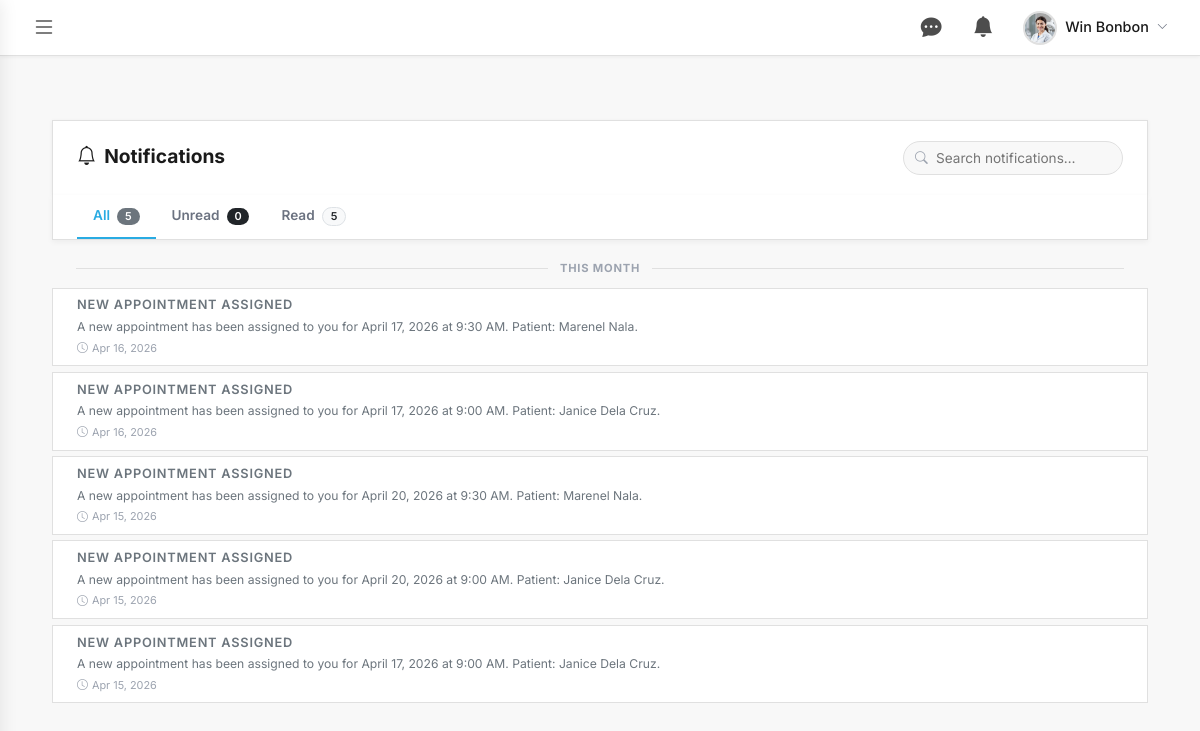
/patient/notifications.php (signed in), run on the app's committed database.
### tables this page shows
CREATE TABLE `notifications` (
  `notification_id` int(11) NOT NULL,
  `user_id` int(11) NOT NULL,
  `type` varchar(50) NOT NULL,
  `subject` varchar(255) DEFAULT NULL,
  `message` text NOT NULL,
  `status` varchar(20) NOT NULL DEFAULT 'pending',
  `is_read` tinyint(1) NOT NULL DEFAULT 0,
  `created_at` datetime NOT NULL DEFAULT current_timestamp(),
  `sent_at` datetime DEFAULT NULL
);

### includes/session.php (called while the page is built, shortened)
<?php
class SessionManager {
    public static function getUser() {
        return [
            'user_id'         => $_SESSION['user_id'] ?? null,
            'fsuu_id'         => $_SESSION['fsuu_id'] ?? null,
            'email'           => $_SESSION['email'] ?? null,
            'first_name'      => $_SESSION['first_name'] ?? null,
            'last_name'       => $_SESSION['last_name'] ?? null,
            'contact_number'  => $_SESSION['contact_number'] ?? null,
            'role'            => $_SESSION['role'] ?? null,
            'profile_picture' => $_SESSION['profile_picture'] ?? null,
        ];
    }
}
?>

### patient/notifications.php (the view, shortened to what this page needs)
<?php
require_once '../includes/session.php';
$user = SessionManager::getUser();
$db = getDB();
$unread_stmt = $db->prepare("SELECT COUNT(*) as count FROM notifications WHERE user_id = ? AND is_read = 0");
$unread_stmt->bind_param("i", $user['user_id']);
$unread_stmt->execute();
$unread_count = (int) $unread_stmt->get_result()->fetch_assoc()['count'];
$stmt = $db->prepare("SELECT * FROM notifications WHERE user_id = ? ORDER BY created_at DESC");
$stmt->bind_param("i", $user['user_id']);
$stmt->execute();
$all_notifications = $stmt->get_result()->fetch_all(MYSQLI_ASSOC);
$total_count = count($all_notifications);
$read_count  = $total_count - $unread_count;
function getNotifStyle(array $notif): array {
    $subject = strtolower($notif['subject'] ?? '');
    $type    = strtolower($notif['type']    ?? '');
    if (strpos($subject, 'submit') !== false || strpos($subject, 'book') !== false ||
        strpos($subject, 'request') !== false || strpos($subject, 'new') !== false) {
        return ['icon' => 'bi-calendar-plus-fill', 'color' => 'dark', 'bg' => 'bg-dark'];
    }
    return ['icon' => 'bi-bell-fill', 'color' => 'secondary', 'bg' => 'bg-secondary'];
}
function getDateGroup(string $dateStr): string {
    $ts    = strtotime($dateStr);
    $today = strtotime('today');
    $diff  = $today - strtotime(date('Y-m-d', $ts));
    if ($diff < 30 * 86400) return 'This Month';
    return 'Older';
}
function resolvePatientAppointmentIdFromNotification(mysqli $db, int $userId, array $notif): ?int {
    $message = trim((string)($notif['message'] ?? ''));
    if (!preg_match_all('/([A-Za-z]+ \d{1,2}, \d{4}) at (\d{1,2}:\d{2} [AP]M)/i', $message, $dateMatches, PREG_SET_ORDER)) {
        return null;
    }
    $lastMatch = end($dateMatches);
    $dt = DateTime::createFromFormat('F j, Y g:i A', $lastMatch[1] . ' ' . $lastMatch[2]);
    $date = $dt->format('Y-m-d');
    $time = $dt->format('H:i:s');
    $stmt = $db->prepare("
        SELECT appointment_id
        FROM appointments
        WHERE user_id = ?
          AND appointment_date = ?
          AND appointment_time = ?
        ORDER BY created_at DESC
        LIMIT 1
    ");
    $stmt->bind_param("iss", $userId, $date, $time);
    $stmt->execute();
    $row = $stmt->get_result()->fetch_assoc();
    return $row ? (int)$row['appointment_id'] : null;
}
?>
<!DOCTYPE html>
<html lang="en">
<head>
    <link href="https://cdn.jsdelivr.net/npm/bootstrap@5.1.3/dist/css/bootstrap.min.css" rel="stylesheet">
    <link rel="stylesheet" href="https://cdn.jsdelivr.net/npm/bootstrap-icons@1.8.1/font/bootstrap-icons.css">
    <link href="../assets/css/style.css" rel="stylesheet">
    <link href="../assets/css/patient-dashboard.css" rel="stylesheet">
    <link href="../assets/css/patient-notifications.css?v=2" rel="stylesheet">
</head>
<body>
<div class="dashboard-wrapper">
    <div class="main-content">
        <?php include '../includes/patient-topbar.php'; ?>
        <div class="container-fluid my-4 d-flex justify-content-center">
            <div class="notif-wrapper">
            <div class="notif-page-header d-flex justify-content-between align-items-center flex-wrap gap-3">
                <div>
                    <h4 class="fw-bold mb-1"><i class="bi bi-bell me-2"></i>Notifications</h4>
                </div>
                <div class="d-flex align-items-center gap-2 flex-wrap">
                    <div class="notif-search-wrap">
                        <input type="text" id="notifSearch" placeholder="Search notifications…" autocomplete="off">
                    </div>
                </div>
            </div>
            <ul class="nav notif-filter-tabs">
                <li class="nav-item">
                    <button class="nav-link active" data-filter="all">
                        All <span class="badge bg-secondary ms-1" id="tab-count-all"><?php echo $total_count; ?></span>
                    </button>
                </li>
                <li class="nav-item">
                    <button class="nav-link" data-filter="unread">
                        Unread <span class="badge bg-dark ms-1" id="tab-count-unread"><?php echo $unread_count; ?></span>
                    </button>
                </li>
                <li class="nav-item">
                    <button class="nav-link" data-filter="read">
                        Read <span class="badge bg-light text-dark border ms-1" id="tab-count-read"><?php echo $read_count; ?></span>
                    </button>
                </li>
            </ul>
            <div id="notifList">
                <?php if ($total_count > 0):
                    $lastGroup = '';
                    foreach ($all_notifications as $notif):
                        $style    = getNotifStyle($notif);
                        $isUnread = !$notif['is_read'];
                        $group    = getDateGroup($notif['created_at']);
                        $resolvedAppointmentId = resolvePatientAppointmentIdFromNotification($db, (int)$user['user_id'], $notif);
                        if ($group !== $lastGroup):
                            $lastGroup = $group;
                ?>
                    <div class="notif-date-group" data-group="<?php echo htmlspecialchars($group); ?>">
                        <span><?php echo htmlspecialchars($group); ?></span>
                    </div>
                <?php endif; ?>
                    <div class="notif-card notif-<?php echo $style['color']; ?> <?php echo $isUnread ? 'unread' : ''; ?>"
                         data-id="<?php echo $notif['notification_id']; ?>"
                         data-read="<?php echo $notif['is_read'] ? '1' : '0'; ?>"
                         data-group="<?php echo htmlspecialchars($group); ?>"
                         data-subject="<?php echo strtolower(htmlspecialchars($notif['subject'])); ?>"
                         data-body="<?php echo strtolower(htmlspecialchars($notif['message'])); ?>"
                         data-appointment-id="<?php echo (int)($resolvedAppointmentId ?? 0); ?>"
                         style="cursor:pointer;">
                        <div class="card-body">
                            <div class="d-flex align-items-start">
                                <div class="flex-grow-1 min-w-0">
                                    <div class="d-flex justify-content-between align-items-start gap-2">
                                        <h6 class="notif-subject mb-1 <?php echo $isUnread ? 'fw-bold' : 'fw-semibold text-muted'; ?>">
                                            <?php echo htmlspecialchars($notif['subject']); ?>
                                        </h6>
                                    </div>
                                    <p class="notif-body mb-1 <?php echo $isUnread ? '' : 'text-muted'; ?>">
                                        <?php echo htmlspecialchars($notif['message']); ?>
                                    </p>
                                    <span class="notif-time"
                                          data-ts="<?php echo $notif['created_at']; ?>"
                                          title="<?php echo date('F d, Y h:i A', strtotime($notif['created_at'])); ?>">
                                    </span>
                                </div>
                            </div>
                        </div>
                    </div>
                <?php endforeach; endif; ?>
            </div>
        </div>
        </div>
    </div>
</div>
</body>
</html>

### assets/css/style.css (style rules this page uses)
:root { --primary-color: #29ABE2; --primary-color-hover: #1C9DD6; --secondary-bg: #F8F8F8; --primary-text: #1A1A1A; --accent-color: #E0F4FB; --bg-white: #FFFFFF; --text-light: #4D4D4D; --text-muted: #4D4D4D; --border-color: #E0E0E0; --sidebar-dark: #1A1A1A; --sidebar-text: #4D4D4D; --sidebar-active: #29ABE2; --teal: #29ABE2; --teal-hover: #1C9DD6; --teal-light: #E0F4FB; --card-shadow: 0 4px 6px -1px rgb(0 0 0 / 0.07), 0 2px 4px -2px rgb(0 0 0 / 0.05); --card-shadow-hover: 0 10px 15px -3px rgb(0 0 0 / 0.08), 0 4px 6px -4px rgb(0 0 0 / 0.05); --fs-xs: 0.7rem; --fs-sm: 0.8rem; --fs-base: 0.875rem; --fs-md: 0.95rem; --fs-lg: 1.1rem; --fs-xl: 1.35rem; --fs-2xl: 1.6rem; --fw-normal: 400; --fw-medium: 500; --fw-semi: 600; --fw-bold: 700; }
*, *::before, *::after { box-sizing: border-box; }
body { font-family: 'Inter', system-ui, -apple-system, sans-serif; font-size: var(--fs-base); background-color: #F8F8F8; color: var(--primary-text); line-height: 1.55; -webkit-font-smoothing: antialiased; }
h1, h2, h3, h4, h5, h6 { font-family: 'Inter', system-ui, sans-serif; line-height: 1.25; color: var(--primary-text); margin-top: 0; }
h4 { font-size: 1rem; font-weight: var(--fw-bold); }
h6 { font-size: var(--fs-xs); font-weight: var(--fw-semi); color: var(--text-light); letter-spacing: 0.06em; text-transform: uppercase; }
.badge { font-size: 0.72rem; font-weight: var(--fw-semi); padding: 0.3em 0.7em; border-radius: 9999px; letter-spacing: 0.02em; }

### assets/css/patient-dashboard.css (style rules this page uses)
body { background-color: var(--bg-white); margin: 0; overflow-x: hidden; color: var(--primary-text); }
.dashboard-wrapper { display: flex; min-height: 100vh; }
.main-content { flex-grow: 1; margin-left: 0; padding: 2.5rem; width: 100%; background-color: #F8F8F8; }
.main-content { padding-top: calc(2.5rem + 56px) !important; }

### data on the page
notifications: created_at "THIS MONTH", subject "NEW APPOINTMENT ASSIGNED", message "A new appointment has been assigned to you for April 17, 2026 at 9:30 AM. Patient: Marenel Nala."
notifications: subject "NEW APPOINTMENT ASSIGNED", message "A new appointment has been assigned to you for April 17, 2026 at 9:00 AM. Patient: Janice Dela Cruz."
notifications: subject "NEW APPOINTMENT ASSIGNED", message "A new appointment has been assigned to you for April 20, 2026 at 9:30 AM. Patient: Marenel Nala."
notifications: subject "NEW APPOINTMENT ASSIGNED", message "A new appointment has been assigned to you for April 20, 2026 at 9:00 AM. Patient: Janice Dela Cruz."
notifications: subject "NEW APPOINTMENT ASSIGNED", message "A new appointment has been assigned to you for April 17, 2026 at 9:00 AM. Patient: Janice Dela Cruz."

### other printed values
$ptFullName "Win Bonbon"
$total_count "5"
$unread_count "0"
$read_count "5"
